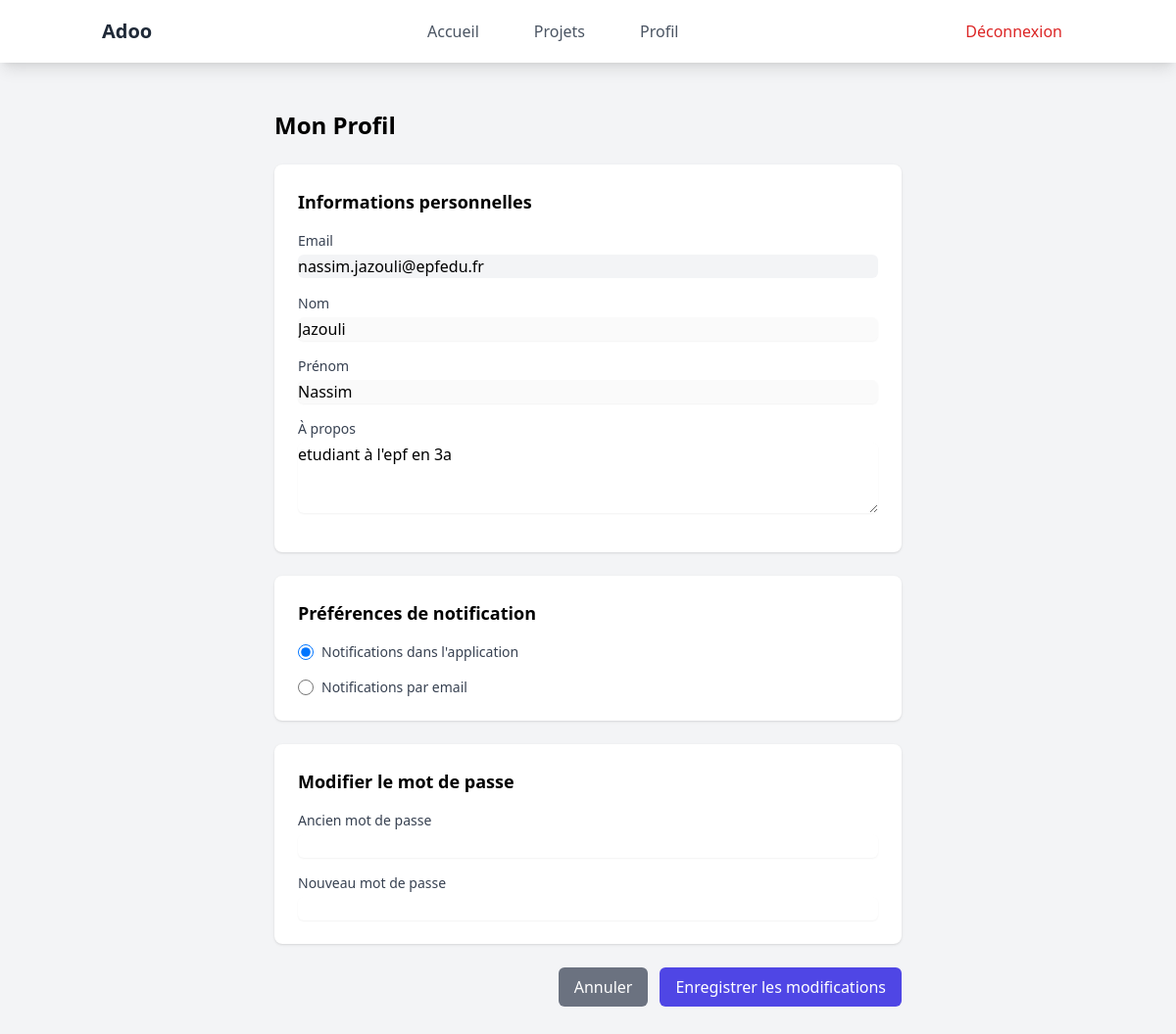
/profil (signed in), run on the app's committed database.
### app/models/utilisateur.py (models this page shows, shortened)
class Utilisateur(db.Model, UserMixin):
    __tablename__ = 'utilisateur'
    id = db.Column(db.String(36), primary_key=True)
    email = db.Column(db.String(120), unique=True, nullable=False, index=True)
    mot_de_passe = db.Column(db.String(128), nullable=False)
    nom = db.Column(db.String(64), nullable=False)
    prenom = db.Column(db.String(64), nullable=False)
    a_propos = db.Column(db.Text, default = '')
    preferences_notif = db.Column(db.String(20), default = 'Application')
    date_inscription = db.Column(db.DateTime, default=datetime.utcnow)
    projets = db.relationship('ProjetMembre', back_populates='utilisateur',cascade='all, delete-orphan')
    commentaires = db.relationship('Commentaire', backref='auteur', cascade='all, delete-orphan')
    taches_assignees = db.relationship('Tache', backref='responsable', cascade='all, delete-orphan')
    notifications = db.relationship('Notification', backref='recipient', lazy='dynamic')

### app/routes/main.py (the view, shortened to what this page needs)
@bp.route('/profil', methods=['GET', 'POST'])
@login_required
def profil():
    return render_template('main/profil.html')

### app/__init__.py (called while the page is built)
def create_app():
    app = Flask(__name__)
    app.config.from_object(Config)
    Config.init_app(app)
    db.init_app(app)
    login_manager.init_app(app)
    migrate.init_app(app, db)
    login_manager.login_view = 'auth.login'
    login_manager.login_message_category = 'info'
    from app.routes import auth, main
    app.register_blueprint(auth)
    app.register_blueprint(main)
    from app.models.utilisateur import Utilisateur  # Changé de User à Utilisateur
    @login_manager.user_loader
    def load_user(user_id):
        return Utilisateur.query.get(user_id)  # Changé de User à Utilisateur
    return app

### app/templates/main/profil.html (shortened to what this page needs)
{% extends "base.html" %}
{% block content %}
<div class="max-w-2xl mx-auto p-4">
    <h1 class="text-2xl font-bold mb-6">Mon Profil</h1>
    <form method="POST" action="{{ url_for('main.profil') }}" class="space-y-6">
        <div class="bg-white p-6 rounded-lg shadow">
            <h2 class="text-lg font-semibold mb-4">Informations personnelles</h2>
            <div class="mb-4">
                <label class="block text-sm font-medium text-gray-700">Email</label>
                <input type="email" value="{{ current_user.email }}" class="mt-1 bg-gray-100 w-full rounded-md" disabled>
            </div>
            <div class="mb-4">
                <label for="nom" class="block text-sm font-medium text-gray-700">Nom</label>
                <input type="text" id="nom" name="nom" value="{{ current_user.nom }}"
                       class="mt-1 block w-full rounded-md border-gray-300 shadow-sm focus:border-indigo-500 focus:ring-indigo-500" disabled>
            </div>
            <div class="mb-4">
                <label for="prenom" class="block text-sm font-medium text-gray-700">Prénom</label>
                <input type="text" id="prenom" name="prenom" value="{{ current_user.prenom }}"
                       class="mt-1 block w-full rounded-md border-gray-300 shadow-sm focus:border-indigo-500 focus:ring-indigo-500" disabled>
            </div>
            <div class="mb-4">
                <label for="a_propos" class="block text-sm font-medium text-gray-700">À propos</label>
                <textarea id="a_propos" name="a_propos" rows="3"
                          class="mt-1 block w-full rounded-md border-gray-300 shadow-sm focus:border-indigo-500 focus:ring-indigo-500">{{ current_user.a_propos }}</textarea>
            </div>
        </div>
        <div class="bg-white p-6 rounded-lg shadow">
            <h2 class="text-lg font-semibold mb-4">Préférences de notification</h2>
            <div class="space-y-4">
                <div class="flex items-center">
                    <input type="radio" id="notif_app" name="preferences_notif" value="Application"
                           {% if current_user.preferences_notif == "Application" %}checked{% endif %}
                           class="h-4 w-4 text-indigo-600 focus:ring-indigo-500 border-gray-300">
                    <label for="notif_app" class="ml-2 block text-sm text-gray-700">
                        Notifications dans l'application
                    </label>
                </div>
                <div class="flex items-center">
                    <input type="radio" id="notif_mail" name="preferences_notif" value="Email"
                           class="h-4 w-4 text-indigo-600 focus:ring-indigo-500 border-gray-300">
                    <label for="notif_mail" class="ml-2 block text-sm text-gray-700">
                        Notifications par email
                    </label>
                </div>
            </div>
        </div>
        <div class="bg-white p-6 rounded-lg shadow">
            <h2 class="text-lg font-semibold mb-4">Modifier le mot de passe</h2>
            <div class="space-y-4">
                <div>
                    <label for="ancien_mdp" class="block text-sm font-medium text-gray-700">Ancien mot de passe</label>
                    <input type="password" id="ancien_mdp" name="ancien_mdp"
                           class="mt-1 block w-full rounded-md border-gray-300 shadow-sm focus:border-indigo-500 focus:ring-indigo-500">
                </div>
                <div>
                    <label for="nouveau_mdp" class="block text-sm font-medium text-gray-700">Nouveau mot de passe</label>
                    <input type="password" id="nouveau_mdp" name="nouveau_mdp"
                           class="mt-1 block w-full rounded-md border-gray-300 shadow-sm focus:border-indigo-500 focus:ring-indigo-500">
                </div>
            </div>
        </div>
        <div class="flex justify-end space-x-3">
            <button type="button" onclick="window.location.href='{{ url_for('main.accueil') }}'"
                    class="bg-gray-500 hover:bg-gray-600 text-white px-4 py-2 rounded-md">
                Annuler
            </button>
            <button type="submit"
                    class="bg-indigo-600 hover:bg-indigo-700 text-white px-4 py-2 rounded-md">
                Enregistrer les modifications
            </button>
        </div>
    </form>
</div>
{% endblock %}

### data on the page
Utilisateur: email "nassim.jazouli@epfedu.fr", nom "Jazouli", prenom "Nassim", a_propos "etudiant à l'epf en 3a", preferences_notif "☑ Notifications dans l'applicati", preferences_notif "☐ Notifications par email"
